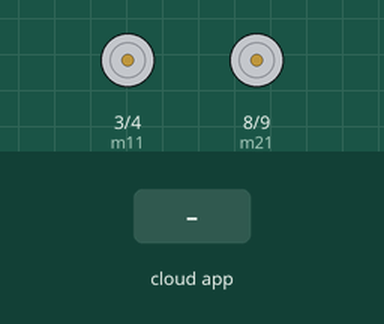
The sketch below on a simulated Arduino Uno, built with avr-gcc and run on an emulated ATmega328P. Parts: motor-driver pin pairs drawn as motors (green arrow = first pin HIGH = forward, orange = second pin HIGH = backward, longer = more drive, scaled by the enable pin). The inputs (shaded band) are chosen by the test bench. The ROS host is connected and sends only what is stated.

Above: at 1.2 s.
1.3 s: the phone or cloud app sets linear.x to -100
At 2.6 s:
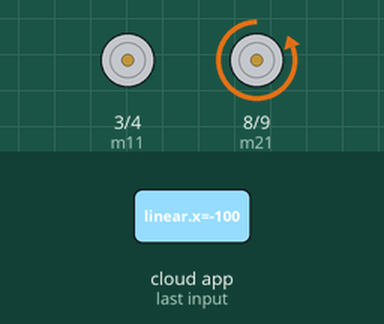
3.0 s: the phone or cloud app sets linear.x to 100
At 3.9 s:
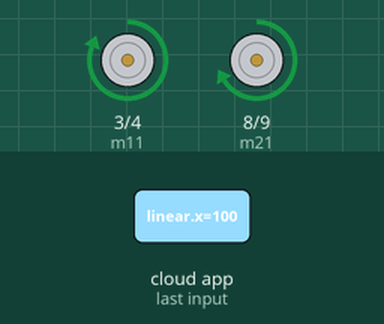
4.5 s: the phone or cloud app sets angular.z to -100
At 5.2 s:
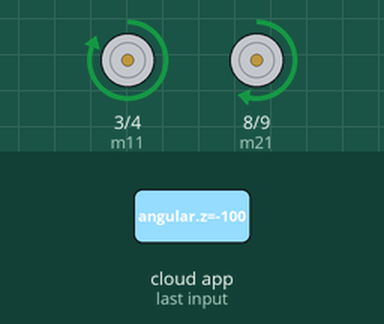
6.0 s: the phone or cloud app sets linear.x to 0
At 6.5 s:
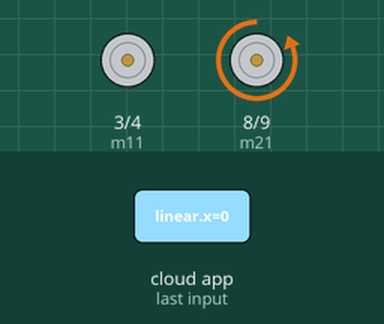
7.5 s: the phone or cloud app sets angular.z to 100
At 8.7 s:
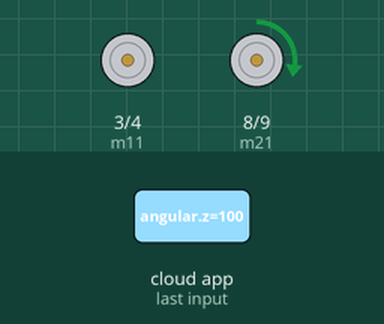
9.0 s: the phone or cloud app sets linear.x to -100
At 10.3 s:
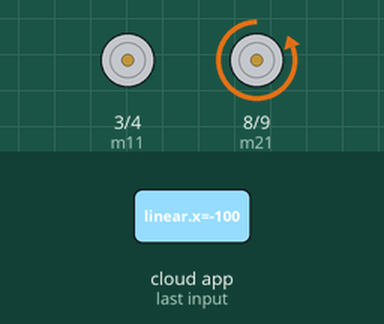
Timing chart, 0 to 11.5 s (numbered marks = the images above; inputs shaded):
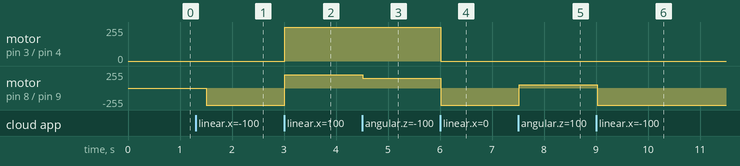

The sketch:

ros_motor_driver.ino
```cpp
#include <ArduinoHardware.h>

#include <ros.h>
#include <geometry_msgs/Twist.h>
#include <std_msgs/Float32.h>

#define m11 3
#define m12 4
#define m21 8
#define m22 9
#define enA 2
#define enB 10

// ########################### WHEEL PARAMETERS ##############################
double wheelRadius = 0.05;
double wheelSeparation = 0.20;

double wl = 0.0;
double wr = 0.0;

ros::NodeHandle nh;

double speedAng = 0.0;
double speedLin = 0.0;

void MotorL(double wlPwm) {
  analogWrite(enA, (int) wlPwm);
  if (wlPwm > 0.0) {
    digitalWrite(m11, HIGH);
    digitalWrite(m12, LOW);
  }
  else if (wlPwm < 0.0) {
    digitalWrite(m11, LOW);
    digitalWrite(m12, HIGH);
  }


  else if (wlPwm == 0.0) {
    digitalWrite(m11, LOW);
    digitalWrite(m12, LOW);
  }

}

void MotorR(double wlPwm) {
  analogWrite(enB, (int) wlPwm);
  if (wlPwm > 0.0) {
    digitalWrite(m21, HIGH);
    digitalWrite(m22, LOW);
  }
  else if (wlPwm < 0.0) {
    digitalWrite(m21, LOW);
    digitalWrite(m22, HIGH);
  }
  else if (wlPwm == 0.0) {
    digitalWrite(m21, LOW);
    digitalWrite(m22, LOW);
  }


}

void cmdCb(const geometry_msgs::Twist& msg) {
  speedAng = ((msg.angular.z*2.5*wheelSeparation) / (2.0 * wheelRadius));
  speedLin = (msg.linear.x / wheelRadius);
  wr = speedLin + speedAng;
  wl = speedLin - speedAng;

  MotorL(wl * 10);
  MotorR(wr * 10);

}

ros::Subscriber<geometry_msgs::Twist> cmdSub("cmd_vel", &cmdCb);

void MotorInit() {
  pinMode(m11, OUTPUT);
  pinMode(m12, OUTPUT);
  pinMode(m21, OUTPUT);
  pinMode(m22, OUTPUT);
  pinMode(enA, OUTPUT);
  pinMode(enB, OUTPUT);
}

void setup()
{
  MotorInit();
  nh.initNode();
  nh.subscribe(cmdSub);
}


void loop()
{

  nh.spinOnce();
  delay(300);

}
```

Measured:
- after the input at 1.3 s, motor on pin 8 (m21) / pin 9 (m22): stopped → backward 255/255 after 0.21 s
- after the input at 3.0 s, motor on pin 3 (m11) / pin 4 (m12): stopped → forward 255/255 at once; motor on pin 8 (m21) / pin 9 (m22): backward 255/255 → forward 200/255 at once
- after the input at 4.5 s, motor on pin 8 (m21) / pin 9 (m22): forward 200/255 → forward 150/255 at once
- after the input at 6.0 s, motor on pin 3 (m11) / pin 4 (m12): forward 255/255 → stopped at once; motor on pin 8 (m21) / pin 9 (m22): forward 150/255 → backward 255/255 at once
- after the input at 7.5 s, motor on pin 8 (m21) / pin 9 (m22): backward 255/255 → forward 50/255 at once
- after the input at 9.0 s, motor on pin 8 (m21) / pin 9 (m22): forward 50/255 → backward 255/255 at once
